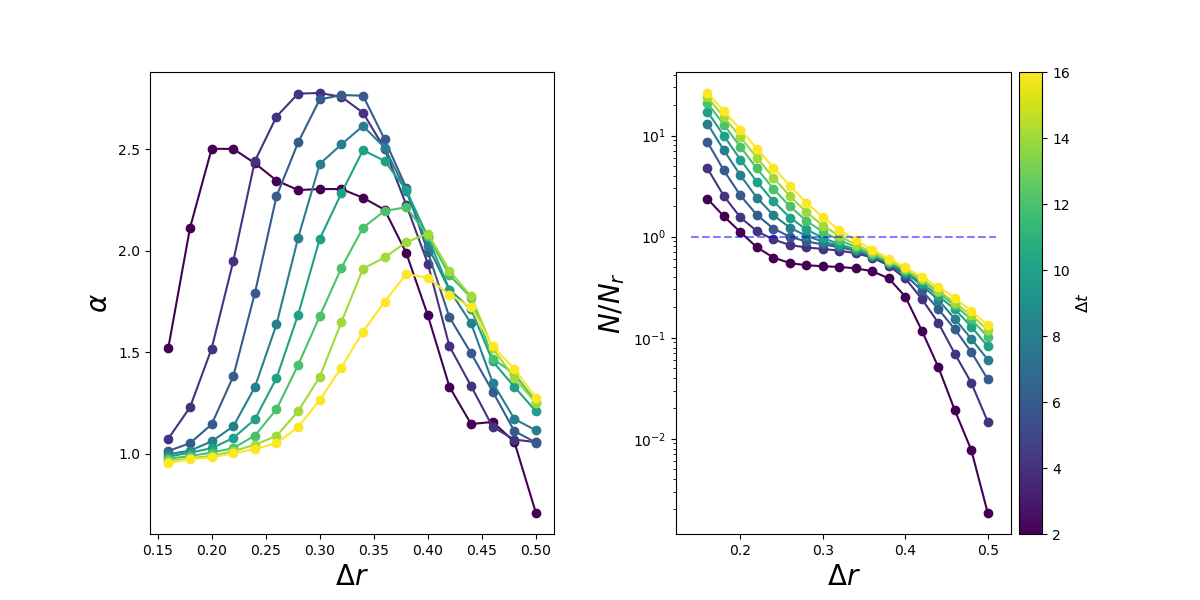

Generate this figure with Python:

import numpy as np
import matplotlib.pyplot as plt
from numba import njit
import random
import matplotlib as mpl
import matplotlib.ticker as ticker



t1=2000
t2=25000
p=0.9
T=0.475
avibr=0.017
  

@njit
def vibr(avibr):
    return -avibr*np.log(1-np.random.random())
    
@njit      
def sign():
    if np.random.uniform(0,1) <0.5:
        return 1
    else:
        return -1
    
@njit
def tjump():
    x=np.random.random()
    
    if x<=p:
        return -t1*np.log(1-np.random.random())
    else:
        return -t2*np.log(1-np.random.random())

@njit
def hitime(x, xh):
    
    for l in range(x):
        xh=np.append(xh, int(tjump()))
    return xh

@njit
def rawalk(N, avibr):
    
    
    xi=np.zeros(N+1)
    xi[0]=0.


    jt=2
    jr=0.4
    ctjump=True
    tj=int(tjump())
    #tj=1000
    sjr=sign()*jr/jt
    print(tj)
    ns=0
    ti=np.arange(0,N+1)
    for k in range(1,N+1):
        
        vib=sign()*vibr(avibr)
        #vib=sign()*avibr
        #vib=np.random.normal(0.,np.sqrt(T))
        
        if ctjump==False:
            tj=int(tjump()) + k
            #tj=1000 + k
            ctjump=True
            sjr=sign()*jr/jt
            print('salto en: ' + str(tj))
        
        if k in np.arange(tj, tj+jt):
            f=1
            
            if k==tj+jt-1:
                ctjump=False
                ns= ns + 1
        else:
            f=0
        
        xi[k]=xi[k-1] + vib + sjr*f
        
    
    return xi,ti, ns

@njit
def counter(xf, dr, dt, Pwait):
    
    
    to=0
    n=0
    
    for k in range(0, len(xf)-dt, dt):
        
        d=abs(xf[k+dt]-xf[k])
        if d>=dr:
            Pwait=np.append(Pwait, k+dt-to)
            to=k+dt
            n=n+1
    
    if len(Pwait)!=0:

        tav= np.average(Pwait)
        var= np.var(Pwait)

        alpha=0.5*(1+var/(tav**2))

    else:
        alpha=0
    
    return n, alpha
        

def grafica(avibr):        

    cmap = plt.cm.viridis  # Choose a colormap
    norm = mpl.colors.Normalize(vmin=2, vmax=16)  # Normalize dt range
    sm = mpl.cm.ScalarMappable(cmap=cmap, norm=norm) 

    fig, (ax0, ax1) = plt.subplots(ncols=2, sharey=False, figsize=(12, 6))

    xf, tf, salt= rawalk(23000000, avibr)
    print(salt)

    for dt in range(2,17, 2):
    
        alpha=np.array([])
        r=np.array([])
        obs=np.array([])
        dr=0.16
        while dr<0.51:
        
            Pwait=np.array([])
            sob, alph= counter(xf, dr, dt, Pwait)
        
            alpha=np.append(alpha, alph)
            r=np.append(r, dr)
            obs=np.append(obs, sob/salt)
        
            print('Saltos observados: ' + str(sob))
            print('alpha: ' + str(alph))
        
            dr=dr+0.02
        
        ax0.plot(r, alpha,marker='o', label=f'dt={dt}', color=cmap(norm(dt)))
        ax1.plot(r, obs, marker='o', label=f'dt={dt}', color=cmap(norm(dt)))


    # colorbar
    cbar = plt.colorbar(sm, ax=ax1, pad=0.02)
    cbar.set_label(r"$\Delta t$", fontsize=12)

    # Subplot 1 (Alpha vs Delta r)
    ax0.set_title(r'', fontsize=12)
    ax0.set_xlabel(r'$\Delta r$', fontsize=20)
    ax0.set_ylabel(r'$\alpha$', fontsize=20)
    

    # Subplot 2 (No/Nr vs Delta r)
    ax1.set_title(r'', fontsize=12)
    ax1.set_yscale('log')
    ax1.set_xlabel(r'$\Delta r$', fontsize=20)
    ax1.set_ylabel(r'$N/ N_r$', fontsize=20)
    x=np.arange(0.14, 0.52, 0.01)
    const=np.zeros(len(x))
    const[:]=1.
    ax1.plot(x, const, linestyle='--', color='b', alpha=0.5)
    #ax1.grid(visible=True, which="both", axis="y", linestyle="--", linewidth=0.5)



    # Adjust spacing
    plt.subplots_adjust(wspace=0.3)


    plt.figure(dpi=600)


    plt.show()

    return

grafica(avibr)

#N=30000
#n=5 #number of simulations

#plt.ylim([-3, 3])

#colors=np.array(['b', 'r', 'y', 'g', 'black'])

#for j in range(n):
    
  #  xi,ti, ns=rawalk(N, 0.017)    

   # plt.plot(ti, xi, color=colors[j], linewidth=0.75)

#plt.xlabel(r't',fontsize=10)
#plt.ylabel(r'x',fontsize=10)
#plt.title('Velocidad de vibraciones media: ' + str(avibr))
#plt.show()      
